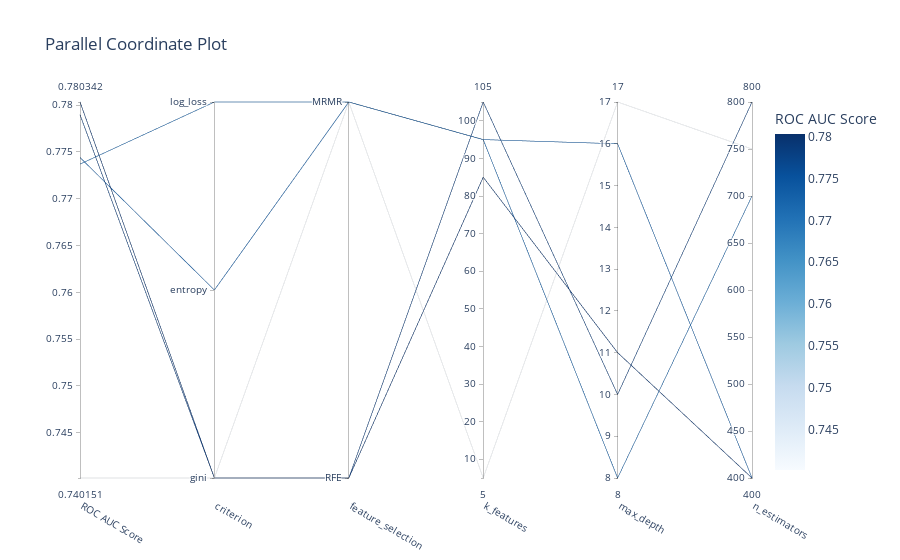
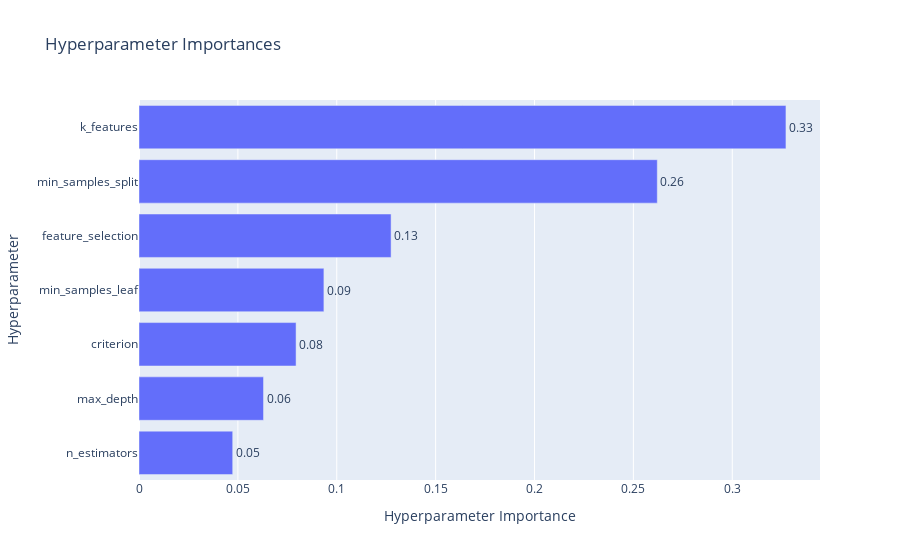
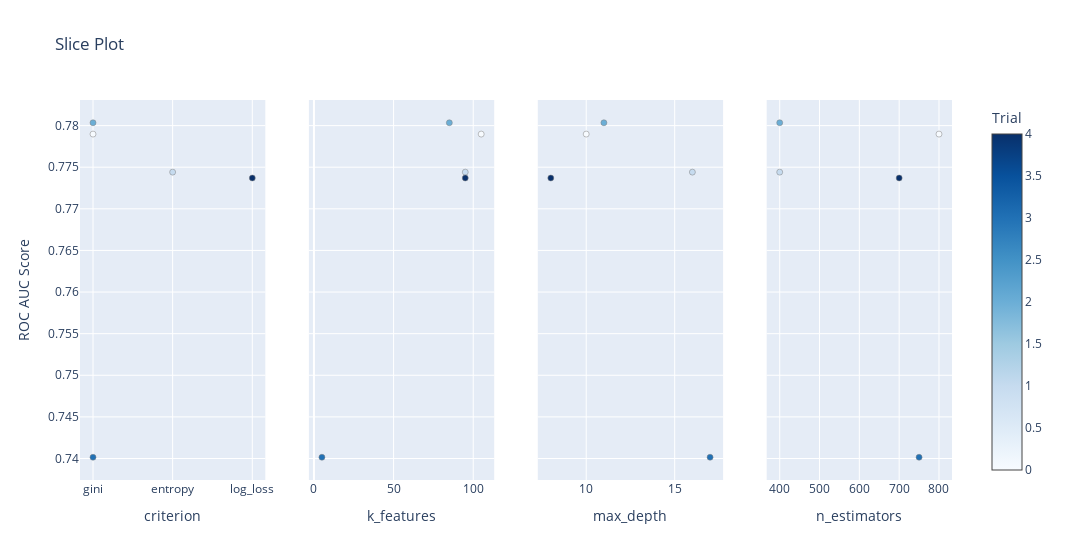

Notebook code cell kept with these figures, in order:
### Markdown cell above
# Visualization

### Code cell
# 1. Parameter Importance Plot
fig = vis.plot_param_importances(study, target_name="ROC AUC Score")
fig.show()

# 2. Slice Plot (Best for seeing individual parameter effects)
fig = vis.plot_slice(
    study,
    params=['max_depth', 'n_estimators', 'criterion', 'k_features'],
    target_name="ROC AUC Score"
)
fig.show()

### Figure 1 — Plotly figure (JSON) as saved in the notebook; plotly's stock layout.template omitted (floating-point values rounded to 4 significant figures)
{"data": [{"dimensions": [{"label": "ROC AUC Score", "range": [0.7402, 0.7803], "values": [0.779, 0.7744, 0.7803, 0.7402, 0.7737]}, {"label": "criterion", "range": [0, 2], "ticktext": ["gini", "entropy", "log_loss"], "tickvals": [0, 1, 2], "values": [0, 1, 0, 0, 2]}, {"label": "feature_selection", "range": [0, 1], "ticktext": ["RFE", "MRMR"], "tickvals": [0, 1], "values": [0, 1, 0, 1, 1]}, {"label": "k_features", "range": [5, 105], "values": [105, 95, 85, 5, 95]}, {"label": "max_depth", "range": [8, 17], "values": [10, 16, 11, 17, 8]}, {"label": "n_estimators", "range": [400, 800], "values": [800, 400, 400, 750, 700]}], "labelangle": 30, "labelside": "bottom", "line": {"color": [0.779, 0.7744, 0.7803, 0.7402, 0.7737], "colorbar": {"title": {"text": "ROC AUC Score"}}, "colorscale": [[0, "rgb(247,251,255)"], [0.125, "rgb(222,235,247)"], [0.25, "rgb(198,219,239)"], [0.375, "rgb(158,202,225)"], [0.5, "rgb(107,174,214)"], [0.625, "rgb(66,146,198)"], [0.75, "rgb(33,113,181)"], [0.875, "rgb(8,81,156)"], [1, "rgb(8,48,107)"]], "reversescale": false, "showscale": true}, "type": "parcoords"}], "layout": {"title": {"text": "Parallel Coordinate Plot"}}}

### Figure 2 — Plotly figure (JSON) as saved in the notebook; plotly's stock layout.template omitted (floating-point values rounded to 4 significant figures)
{"data": [{"cliponaxis": false, "hovertemplate": ["n_estimators (IntDistribution): 0.047385492686454304<extra></extra>", "max_depth (IntDistribution): 0.06296830505244522<extra></extra>", "criterion (CategoricalDistribution): 0.07942862651227549<extra></extra>", "min_samples_leaf (IntDistribution): 0.09350168872645008<extra></extra>", "feature_selection (CategoricalDistribution): 0.12747837589022842<extra></extra>", "min_samples_split (IntDistribution): 0.2620882419862488<extra></extra>", "k_features (IntDistribution): 0.3271492691458977<extra></extra>"], "name": "ROC AUC Score", "orientation": "h", "text": ["0.05", "0.06", "0.08", "0.09", "0.13", "0.26", "0.33"], "textposition": "outside", "type": "bar", "x": [0.04739, 0.06297, 0.07943, 0.0935, 0.1275, 0.2621, 0.3271], "y": ["n_estimators", "max_depth", "criterion", "min_samples_leaf", "feature_selection", "min_samples_split", "k_features"]}], "layout": {"title": {"text": "Hyperparameter Importances"}, "xaxis": {"title": {"text": "Hyperparameter Importance"}}, "yaxis": {"title": {"text": "Hyperparameter"}}}}

### Figure 3 — Plotly figure (JSON) as saved in the notebook; plotly's stock layout.template omitted (floating-point values rounded to 4 significant figures)
{"data": [{"marker": {"color": [0, 1, 2, 3, 4], "colorbar": {"title": {"text": "Trial"}, "x": 1, "xpad": 40}, "colorscale": [[0, "rgb(247,251,255)"], [0.125, "rgb(222,235,247)"], [0.25, "rgb(198,219,239)"], [0.375, "rgb(158,202,225)"], [0.5, "rgb(107,174,214)"], [0.625, "rgb(66,146,198)"], [0.75, "rgb(33,113,181)"], [0.875, "rgb(8,81,156)"], [1, "rgb(8,48,107)"]], "line": {"color": "Grey", "width": 0.5}, "showscale": true}, "mode": "markers", "name": "Feasible Trial", "showlegend": false, "type": "scatter", "x": ["gini", "entropy", "gini", "gini", "log_loss"], "xaxis": "x", "y": [0.779, 0.7744, 0.7803, 0.7402, 0.7737], "yaxis": "y"}, {"marker": {"color": [0, 1, 2, 3, 4], "colorbar": {"title": {"text": "Trial"}, "x": 1, "xpad": 40}, "colorscale": [[0, "rgb(247,251,255)"], [0.125, "rgb(222,235,247)"], [0.25, "rgb(198,219,239)"], [0.375, "rgb(158,202,225)"], [0.5, "rgb(107,174,214)"], [0.625, "rgb(66,146,198)"], [0.75, "rgb(33,113,181)"], [0.875, "rgb(8,81,156)"], [1, "rgb(8,48,107)"]], "line": {"color": "Grey", "width": 0.5}, "showscale": false}, "mode": "markers", "name": "Feasible Trial", "showlegend": false, "type": "scatter", "x": [105, 95, 85, 5, 95], "xaxis": "x2", "y": [0.779, 0.7744, 0.7803, 0.7402, 0.7737], "yaxis": "y2"}, {"marker": {"color": [0, 1, 2, 3, 4], "colorbar": {"title": {"text": "Trial"}, "x": 1, "xpad": 40}, "colorscale": [[0, "rgb(247,251,255)"], [0.125, "rgb(222,235,247)"], [0.25, "rgb(198,219,239)"], [0.375, "rgb(158,202,225)"], [0.5, "rgb(107,174,214)"], [0.625, "rgb(66,146,198)"], [0.75, "rgb(33,113,181)"], [0.875, "rgb(8,81,156)"], [1, "rgb(8,48,107)"]], "line": {"color": "Grey", "width": 0.5}, "showscale": false}, "mode": "markers", "name": "Feasible Trial", "showlegend": false, "type": "scatter", "x": [10, 16, 11, 17, 8], "xaxis": "x3", "y": [0.779, 0.7744, 0.7803, 0.7402, 0.7737], "yaxis": "y3"}, {"marker": {"color": [0, 1, 2, 3, 4], "colorbar": {"title": {"text": "Trial"}, "x": 1, "xpad": 40}, "colorscale": [[0, "rgb(247,251,255)"], [0.125, "rgb(222,235,247)"], [0.25, "rgb(198,219,239)"], [0.375, "rgb(158,202,225)"], [0.5, "rgb(107,174,214)"], [0.625, "rgb(66,146,198)"], [0.75, "rgb(33,113,181)"], [0.875, "rgb(8,81,156)"], [1, "rgb(8,48,107)"]], "line": {"color": "Grey", "width": 0.5}, "showscale": false}, "mode": "markers", "name": "Feasible Trial", "showlegend": false, "type": "scatter", "x": [800, 400, 400, 750, 700], "xaxis": "x4", "y": [0.779, 0.7744, 0.7803, 0.7402, 0.7737], "yaxis": "y4"}], "layout": {"title": {"text": "Slice Plot"}, "width": 1200, "xaxis": {"anchor": "y", "categoryarray": ["gini", "entropy", "log_loss"], "categoryorder": "array", "domain": [0, 0.2125], "title": {"text": "criterion"}, "type": "category"}, "xaxis2": {"anchor": "y2", "domain": [0.2625, 0.475], "title": {"text": "k_features"}}, "xaxis3": {"anchor": "y3", "domain": [0.525, 0.7375], "title": {"text": "max_depth"}}, "xaxis4": {"anchor": "y4", "domain": [0.7875, 1], "title": {"text": "n_estimators"}}, "yaxis": {"anchor": "x", "domain": [0, 1], "title": {"text": "ROC AUC Score"}}, "yaxis2": {"anchor": "x2", "domain": [0, 1], "matches": "y", "showticklabels": false}, "yaxis3": {"anchor": "x3", "domain": [0, 1], "matches": "y", "showticklabels": false}, "yaxis4": {"anchor": "x4", "domain": [0, 1], "matches": "y", "showticklabels": false}}}
